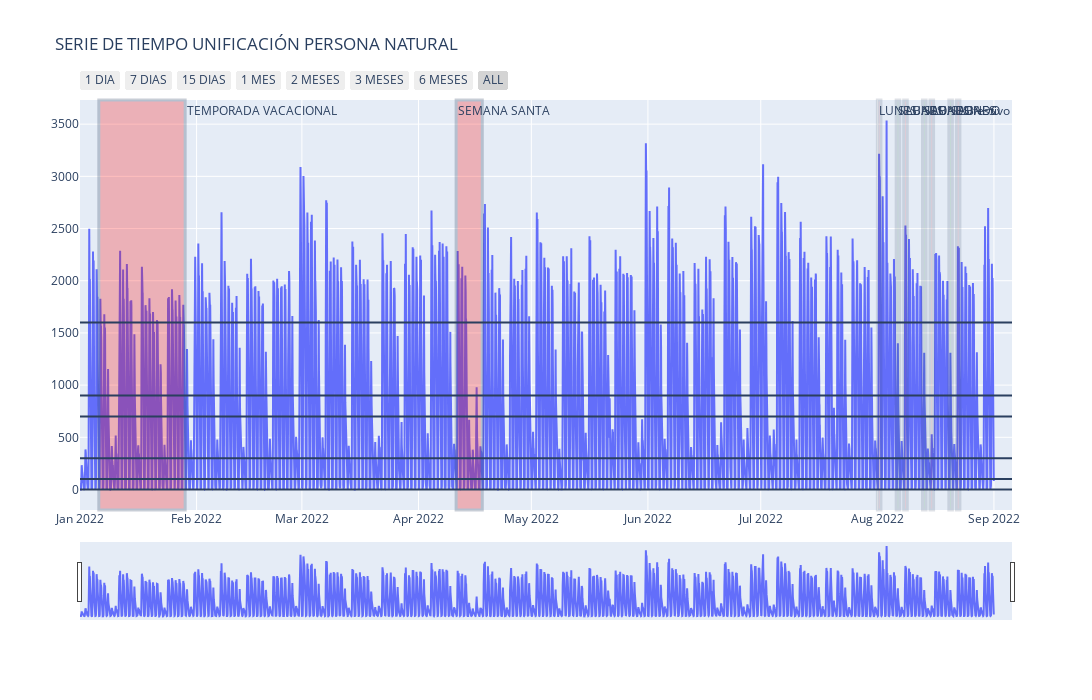

Notebook cell for this chart:
### Code cell
from turtle import color
import plotly.graph_objects as go
import plotly.express as px
# Create figure
    # ORDENA POR FECHA
        #P=P.sort_values(by='FechaT') # PENSILVANIA
        #P.index = range(P.shape[0])
fig = go.Figure()

fig.add_trace(
    go.Scatter(x=list(UPN.FechaT), y=list(UPN.sumRecibidas)))
    #px.line(x=list(UPN.FechaT), y=list(UPN.sumRecibidas)))

# Set title
fig.update_layout(
    title_text="SERIE DE TIEMPO UNIFICACIÓN PERSONA NATURAL"
)

# Add range slider
fig.update_layout(autosize=True,width=1300,
    height=700,
    xaxis=dict(
        rangeselector=dict(
            buttons=list([
                dict(count=1,
                     label="1 DIA",
                     step="day",
                     stepmode="backward"),
                      dict(count=7,
                     label="7 DIAS",
                     step="day",
                     stepmode="backward"),
                      dict(count=15,
                     label="15 DIAS",
                     step="day",
                     stepmode="backward"),
                dict(count=1,
                     label="1 MES",
                     step="month",
                     stepmode="backward"),
                     dict(count=2,
                     label="2 MESES",
                     step="month",
                     stepmode="backward"),
                     dict(count=3,
                     label="3 MESES",
                     step="month",
                     stepmode="backward"),
                dict(count=6,
                     label="6 MESES",
                     step="month",
                     stepmode="backward"),
                dict(count=1,
                     label="ALL",
                     step="year",
                     stepmode="todate"),
                
            ])
        ),
        rangeslider=dict(
            visible=True
        ),
        type="date"
    )
)
fig.add_vrect(x0="2022-01-6", x1="2022-01-28 23:00:00", 
              annotation_text="TEMPORADA VACACIONAL", annotation_position="top left",
              fillcolor="red", opacity=0.25, line_width=3)
fig.add_vrect(x0="2022-04-11", x1="2022-04-17 23:00:00", 
              annotation_text="SEMANA SANTA", annotation_position="top left",
              fillcolor="red", opacity=0.25, line_width=3)
 

              #etiquetas adicionales 
fig.add_vrect(x0="2022-08-8", x1="2022-08-8 23:00:00", 
              annotation_text="LUNES", annotation_position="top left",
              fillcolor="red", opacity=0.15, line_width=3)   
fig.add_vrect(x0="2022-08-1", x1="2022-08-1 23:00:00", 
              annotation_text="LUNES", annotation_position="top left",
              fillcolor="red", opacity=0.15, line_width=3) 
fig.add_vrect(x0="2022-08-15", x1="2022-08-15 23:00:00", 
              annotation_text="LUNES festivo", annotation_position="top left",
              fillcolor="red", opacity=0.15, line_width=3)        
fig.add_vrect(x0="2022-08-22", x1="2022-08-22 23:00:00", 
              annotation_text="LUNES", annotation_position="top left",
              fillcolor="red", opacity=0.15, line_width=3)    


fig.add_vrect(x0="2022-08-6", x1="2022-08-6 23:00:00", 
              annotation_text="SABADO", annotation_position="top left",
              fillcolor="green", opacity=0.15, line_width=3)

fig.add_vrect(x0="2022-08-13", x1="2022-08-13 23:00:00", 
              annotation_text="SABADO", annotation_position="top left",
              fillcolor="green", opacity=0.15, line_width=3)                  

fig.add_vrect(x0="2022-08-20", x1="2022-08-20 23:00:00", 
              annotation_text="SABADO", annotation_position="top left",
              fillcolor="green", opacity=0.15, line_width=3)         
fig.add_hline(y=0)
fig.add_hline(y=100)
fig.add_hline(y=300)
fig.add_hline(y=700)
fig.add_hline(y=900)
fig.add_hline(y=1600)
fig.show()

### Figure 1 — Plotly figure (JSON) as saved in the notebook; plotly's stock layout.template omitted (floating-point values rounded to 4 significant figures; data arrays with more than 128 entries replaced by an {"elided": "..."} marker saying what was removed)
{"data": [{"type": "scatter", "x": {"elided": "5832 str values"}, "y": {"elided": "5832 int values"}}], "layout": {"annotations": [{"showarrow": false, "text": "TEMPORADA VACACIONAL", "x": "2022-01-28 23:00:00", "xanchor": "left", "xref": "x", "y": 1, "yanchor": "top", "yref": "y domain"}, {"showarrow": false, "text": "SEMANA SANTA", "x": "2022-04-11", "xanchor": "left", "xref": "x", "y": 1, "yanchor": "top", "yref": "y domain"}, {"showarrow": false, "text": "LUNES", "x": "2022-08-8", "xanchor": "left", "xref": "x", "y": 1, "yanchor": "top", "yref": "y domain"}, {"showarrow": false, "text": "LUNES", "x": "2022-08-1", "xanchor": "left", "xref": "x", "y": 1, "yanchor": "top", "yref": "y domain"}, {"showarrow": false, "text": "LUNES festivo", "x": "2022-08-15", "xanchor": "left", "xref": "x", "y": 1, "yanchor": "top", "yref": "y domain"}, {"showarrow": false, "text": "LUNES", "x": "2022-08-22", "xanchor": "left", "xref": "x", "y": 1, "yanchor": "top", "yref": "y domain"}, {"showarrow": false, "text": "SABADO", "x": "2022-08-6", "xanchor": "left", "xref": "x", "y": 1, "yanchor": "top", "yref": "y domain"}, {"showarrow": false, "text": "SABADO", "x": "2022-08-13", "xanchor": "left", "xref": "x", "y": 1, "yanchor": "top", "yref": "y domain"}, {"showarrow": false, "text": "SABADO", "x": "2022-08-20", "xanchor": "left", "xref": "x", "y": 1, "yanchor": "top", "yref": "y domain"}], "autosize": true, "height": 700, "shapes": [{"fillcolor": "red", "line": {"width": 3}, "opacity": 0.25, "type": "rect", "x0": "2022-01-6", "x1": "2022-01-28 23:00:00", "xref": "x", "y0": 0, "y1": 1, "yref": "y domain"}, {"fillcolor": "red", "line": {"width": 3}, "opacity": 0.25, "type": "rect", "x0": "2022-04-11", "x1": "2022-04-17 23:00:00", "xref": "x", "y0": 0, "y1": 1, "yref": "y domain"}, {"fillcolor": "red", "line": {"width": 3}, "opacity": 0.15, "type": "rect", "x0": "2022-08-8", "x1": "2022-08-8 23:00:00", "xref": "x", "y0": 0, "y1": 1, "yref": "y domain"}, {"fillcolor": "red", "line": {"width": 3}, "opacity": 0.15, "type": "rect", "x0": "2022-08-1", "x1": "2022-08-1 23:00:00", "xref": "x", "y0": 0, "y1": 1, "yref": "y domain"}, {"fillcolor": "red", "line": {"width": 3}, "opacity": 0.15, "type": "rect", "x0": "2022-08-15", "x1": "2022-08-15 23:00:00", "xref": "x", "y0": 0, "y1": 1, "yref": "y domain"}, {"fillcolor": "red", "line": {"width": 3}, "opacity": 0.15, "type": "rect", "x0": "2022-08-22", "x1": "2022-08-22 23:00:00", "xref": "x", "y0": 0, "y1": 1, "yref": "y domain"}, {"fillcolor": "green", "line": {"width": 3}, "opacity": 0.15, "type": "rect", "x0": "2022-08-6", "x1": "2022-08-6 23:00:00", "xref": "x", "y0": 0, "y1": 1, "yref": "y domain"}, {"fillcolor": "green", "line": {"width": 3}, "opacity": 0.15, "type": "rect", "x0": "2022-08-13", "x1": "2022-08-13 23:00:00", "xref": "x", "y0": 0, "y1": 1, "yref": "y domain"}, {"fillcolor": "green", "line": {"width": 3}, "opacity": 0.15, "type": "rect", "x0": "2022-08-20", "x1": "2022-08-20 23:00:00", "xref": "x", "y0": 0, "y1": 1, "yref": "y domain"}, {"type": "line", "x0": 0, "x1": 1, "xref": "x domain", "y0": 0, "y1": 0, "yref": "y"}, {"type": "line", "x0": 0, "x1": 1, "xref": "x domain", "y0": 100, "y1": 100, "yref": "y"}, {"type": "line", "x0": 0, "x1": 1, "xref": "x domain", "y0": 300, "y1": 300, "yref": "y"}, {"type": "line", "x0": 0, "x1": 1, "xref": "x domain", "y0": 700, "y1": 700, "yref": "y"}, {"type": "line", "x0": 0, "x1": 1, "xref": "x domain", "y0": 900, "y1": 900, "yref": "y"}, {"type": "line", "x0": 0, "x1": 1, "xref": "x domain", "y0": 1600, "y1": 1600, "yref": "y"}], "title": {"text": "SERIE DE TIEMPO UNIFICACIÓN PERSONA NATURAL"}, "width": 1300, "xaxis": {"rangeselector": {"buttons": [{"count": 1, "label": "1 DIA", "step": "day", "stepmode": "backward"}, {"count": 7, "label": "7 DIAS", "step": "day", "stepmode": "backward"}, {"count": 15, "label": "15 DIAS", "step": "day", "stepmode": "backward"}, {"count": 1, "label": "1 MES", "step": "month", "stepmode": "backward"}, {"count": 2, "label": "2 MESES", "step": "month", "stepmode": "backward"}, {"count": 3, "label": "3 MESES", "step": "month", "stepmode": "backward"}, {"count": 6, "label": "6 MESES", "step": "month", "stepmode": "backward"}, {"count": 1, "label": "ALL", "step": "year", "stepmode": "todate"}]}, "rangeslider": {"visible": true}, "type": "date"}}}
